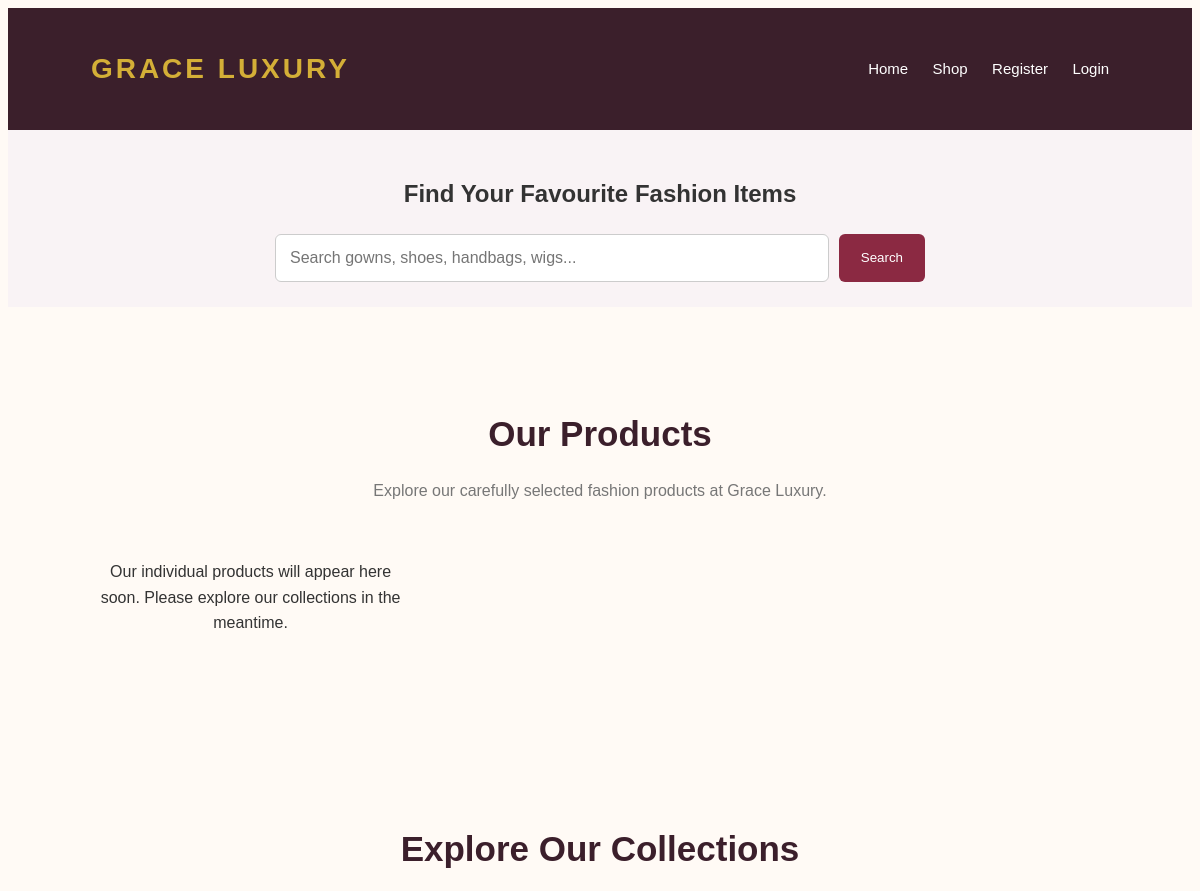
/store (upper part), run on an earlier commit of the app's database.
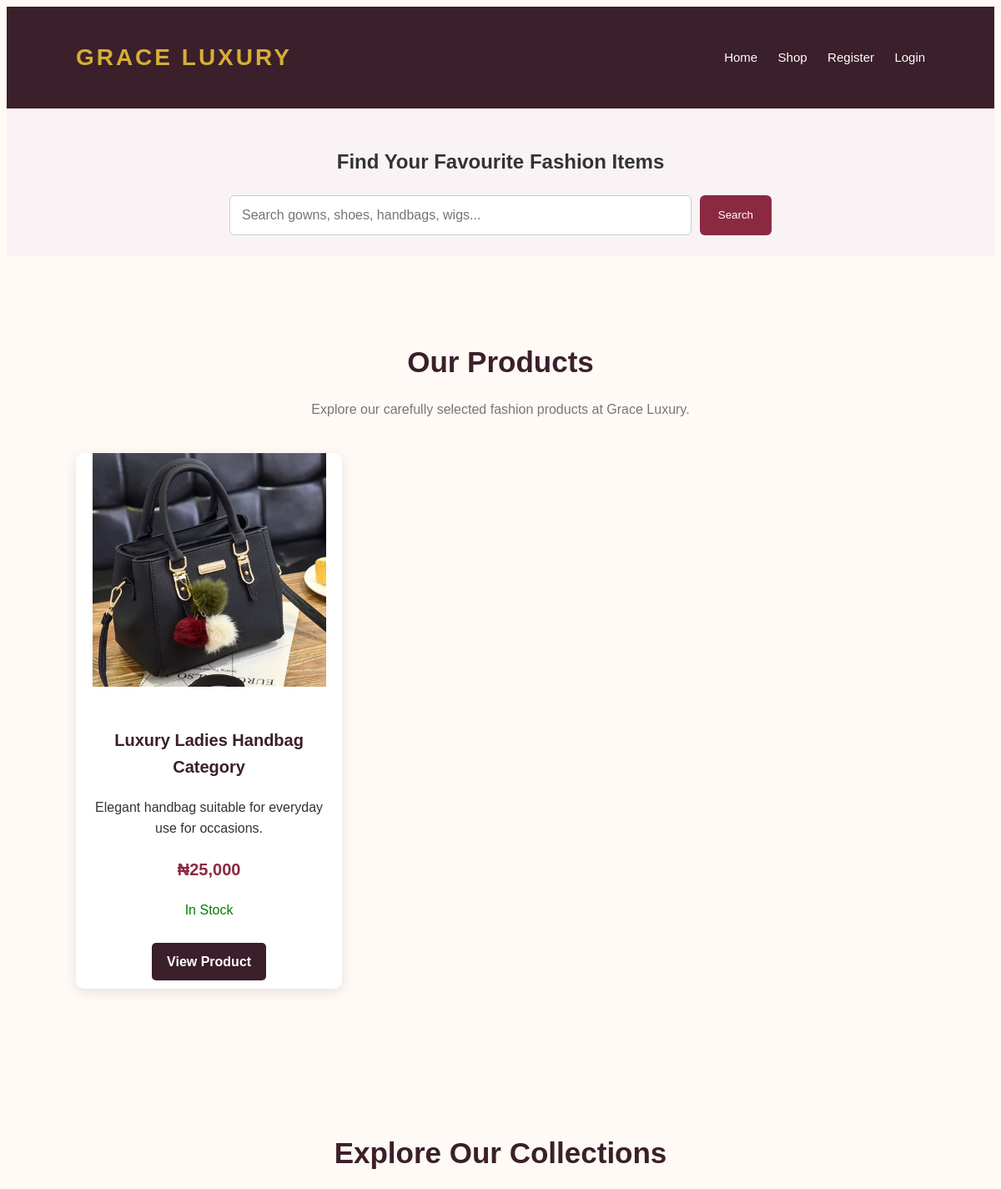
And on a later commit of the database.
### tables this page shows
CREATE TABLE products (

                id INTEGER PRIMARY KEY AUTOINCREMENT,

                name TEXT NOT NULL,

                description TEXT,

                price INTEGER NOT NULL CHECK(price >= 0),

                category TEXT NOT NULL,

                image_filename TEXT NOT NULL,

                stock_quantity INTEGER NOT NULL DEFAULT 0
                    CHECK(stock_quantity >= 0),

                is_active INTEGER NOT NULL DEFAULT 1,

                created_at TIMESTAMP DEFAULT CURRENT_TIMESTAMP

            );

### app.py (the view)
@app.route("/store")
def store():
    category_cards = []
    for category_name, category in CATEGORIES.items():
        images = get_category_images(category["folder"])
        category_cards.append({
            "name": category_name,
            "title": category["title"],
            "description": category["description"],
            "folder": category["folder"],
            "image": images[0] if images else None
        })
    products = get_all_products()
    return render_template(
        "store.html",
        categories=category_cards,
        products=products
    )

### app.py (called while the page is built)
def get_category_images(folder):
    image_folder = Path(app.static_folder) / "images" / folder
    if not image_folder.exists():
        return []
    images = []
    for image in image_folder.iterdir():
        if image.is_file() and image.suffix.lower() in ALLOWED_IMAGE_EXTENSIONS:
            images.append(image.name)
    return sorted(images, key=str.casefold)

### database.py (called while the page is built)
def get_connection():
    connection = sqlite3.connect(DATABASE_PATH)
    connection.row_factory = sqlite3.Row
    connection.execute("PRAGMA foreign_keys = ON")
    return connection

def get_all_products():
    connection = get_connection()
    try:
        return connection.execute("""
            SELECT *
            FROM products
            WHERE is_active = 1
            ORDER BY created_at DESC
        """).fetchall()
    finally:
        connection.close()

### templates/store.html (shortened to what this page needs)
<!DOCTYPE html>
<html lang="en">
<head>
    <link rel="stylesheet" href="{{ url_for('static', filename='style.css') }}">
</head>
<body>
    <header class="main-header">
        <h1 class="logo">GRACE LUXURY</h1>
        <nav>
            <a href="/">Home</a>
            <a href="/store">Shop</a>
            <a href="/register">Register</a>
            <a href="/login">Login</a>
        </nav>
    </header>
    <section style="padding: 25px 15px; background: #f9f3f5; text-align: center;">
        <h2>Find Your Favourite Fashion Items</h2>
        <form action="{{ url_for('search') }}" method="GET"
              style="display: flex; justify-content: center; max-width: 650px; margin: auto; gap: 10px;">
            <input
                type="search"
                name="q"
                placeholder="Search gowns, shoes, handbags, wigs..."
                required
                style="flex: 1; min-width: 0; padding: 14px; border: 1px solid #ccc; border-radius: 6px; font-size: 16px;"
            >
            <button
                type="submit"
                style="padding: 14px 22px; background: #8b2942; color: white; border: none; border-radius: 6px; cursor: pointer;"
            >
                Search
            </button>
        </form>
    </section>
    <section class="fashion-section">
        <h2>Our Products</h2>
        <p class="section-description">
            Explore our carefully selected fashion products
            at Grace Luxury.
        </p>
        <div class="fashion-container">
            {% for product in products %}
                <div class="fashion-card">
                    <a href="{{ url_for('product_detail', product_id=product.id) }}">
                        <img
                            src="{{ url_for(
                                'static',
                                filename='images/' ~ product.category ~ '/' ~ product.image_filename
                            ) }}"
                            alt="{{ product.name }}"
                        >
                    </a>
                    <h3>{{ product.name }}</h3>
                    <p style="padding: 0 15px;">
                        {{ product.description }}
                    </p>
                    <h3 style="color: #8b2942;">
                        ₦{{ "{:,.0f}".format(product.price) }}
                    </h3>
                    {% if product.stock_quantity > 0 %}
                        <p style="color: green;">
                            In Stock
                        </p>
                    {% else %}
                        <p style="color: red;">
                            Out of Stock
                        </p>
                    {% endif %}
                    <a href="{{ url_for('product_detail', product_id=product.id) }}"
                       style="display: inline-block; margin: 10px; padding: 10px 18px; background: #3b1f2b; color: white; text-decoration: none; border-radius: 5px;">
                        View Product
                    </a>
                </div>
            {% else %}
                <p style="text-align: center; width: 100%;">
                    Our individual products will appear here soon.
                    Please explore our collections in the meantime.
                </p>
            {% endfor %}
        </div>
    </section>
    <section class="fashion-section">
        <h2>Explore Our Collections</h2>
    </section>
</body>
</html>

### static/style.css (style rules this page uses)
body { font-family: Arial, sans-serif; background-color: #fffaf5; color: #333333; line-height: 1.6; }
.main-header { background-color: #3b1f2b; color: white; padding: 20px 7%; display: flex; justify-content: space-between; align-items: center; flex-wrap: wrap; }
.logo { font-size: 28px; letter-spacing: 3px; color: #d4af37; }
.main-header nav a { color: white; text-decoration: none; margin-left: 20px; font-size: 15px; transition: 0.3s; }
.fashion-section { padding: 70px 7%; text-align: center; }
.fashion-section h2 { font-size: 35px; color: #3b1f2b; margin-bottom: 10px; }
.section-description { color: #777777; margin-bottom: 40px; }
.fashion-container { display: grid; grid-template-columns: repeat(3, 1fr); gap: 30px; }
.fashion-card { background-color: white; border-radius: 10px; overflow: hidden; box-shadow: 0 4px 15px rgba(0, 0, 0, 0.1); transition: 0.3s; }
.fashion-card img { width: 100%; height: 280px; object-fit: cover; display: block; }
.fashion-card h3 { color: #3b1f2b; font-size: 20px; margin: 20px 10px; }
.fashion-card a { display: inline-block; text-decoration: none; color: #9b7623; font-weight: bold; margin-bottom: 20px; transition: 0.3s; }

What changed in the data, as far as the page shows it:
added products: category+image_filename (picture), name "Luxury Ladies Handbag Category", description "Elegant handbag suitable for everyday use for occasions.", price "25,000", stock_quantity "In Stock"
Also different on the page:
text no longer shown: "Our individual products will appear here soon. Please explore our collections in the meantime."
